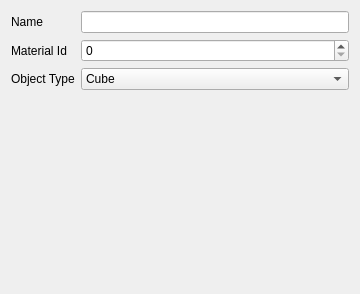
<?xml version="1.0" encoding="UTF-8"?>
<ui version="4.0">
 <class>AddObjectWidget</class>
 <widget class="QWidget" name="AddObjectWidget">
  <property name="geometry">
   <rect>
    <x>0</x>
    <y>0</y>
    <width>360</width>
    <height>294</height>
   </rect>
  </property>
  <property name="windowTitle">
   <string>Form</string>
  </property>
  <layout class="QVBoxLayout" name="verticalLayout">
   <item>
    <layout class="QFormLayout" name="formLayout">
     <item row="0" column="0">
      <widget class="QLabel" name="label">
       <property name="text">
        <string>Name</string>
       </property>
      </widget>
     </item>
     <item row="0" column="1">
      <widget class="QLineEdit" name="nameEdit"/>
     </item>
     <item row="1" column="0">
      <widget class="QLabel" name="label_2">
       <property name="text">
        <string>Material Id</string>
       </property>
      </widget>
     </item>
     <item row="1" column="1">
      <widget class="QSpinBox" name="materialBox"/>
     </item>
     <item row="2" column="0">
      <widget class="QLabel" name="label_3">
       <property name="text">
        <string>Object Type</string>
       </property>
      </widget>
     </item>
     <item row="2" column="1">
      <widget class="QComboBox" name="typeCombo">
       <item>
        <property name="text">
         <string>Cube</string>
        </property>
       </item>
       <item>
        <property name="text">
         <string>Plane</string>
        </property>
       </item>
       <item>
        <property name="text">
         <string>Sphere</string>
        </property>
       </item>
      </widget>
     </item>
    </layout>
   </item>
   <item>
    <widget class="QStackedWidget" name="typeWidget">
     <widget class="QWidget" name="page"/>
     <widget class="QWidget" name="page_2"/>
    </widget>
   </item>
  </layout>
 </widget>
 <resources/>
 <connections/>
</ui>
